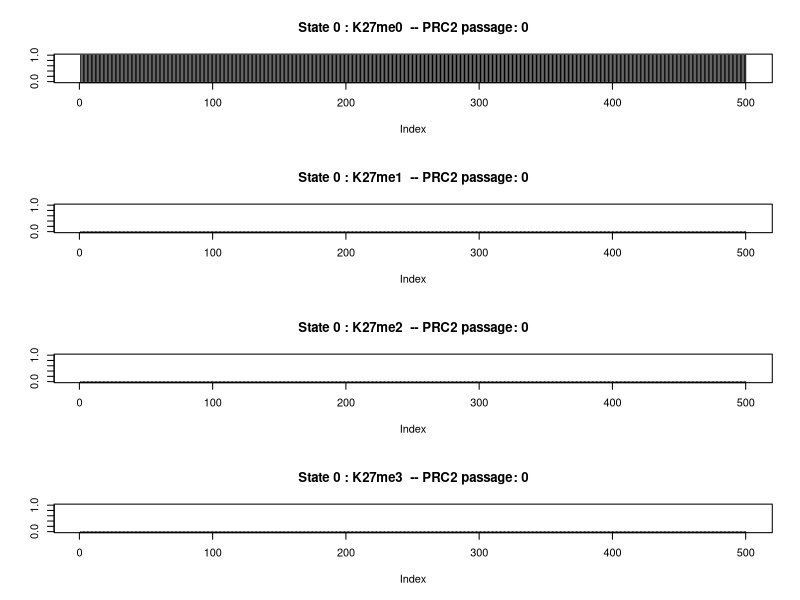
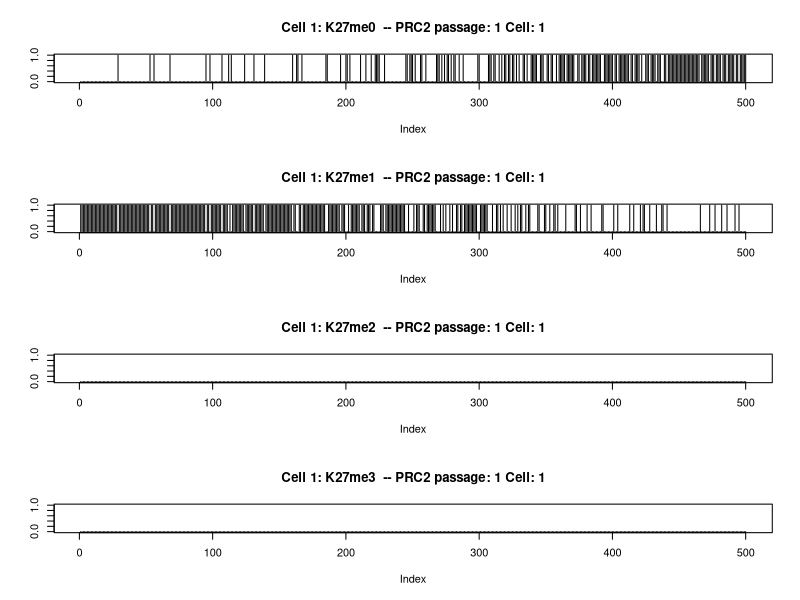
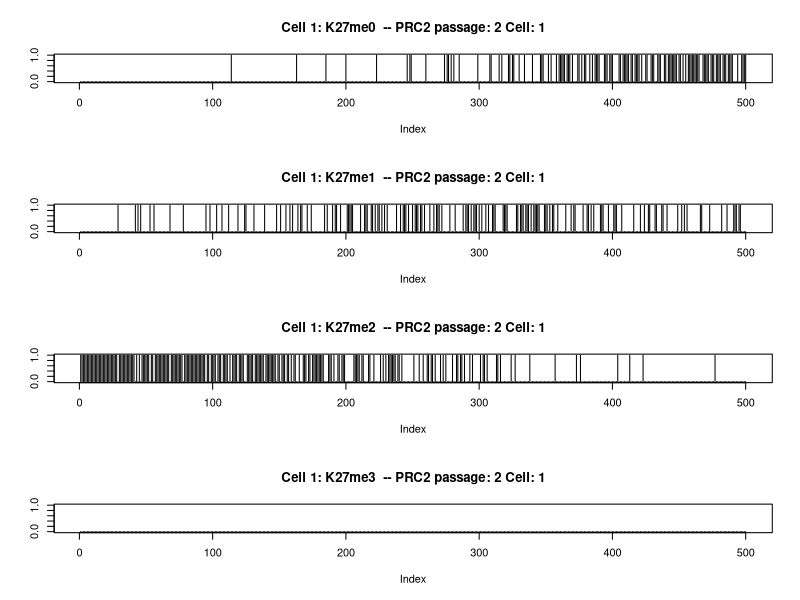
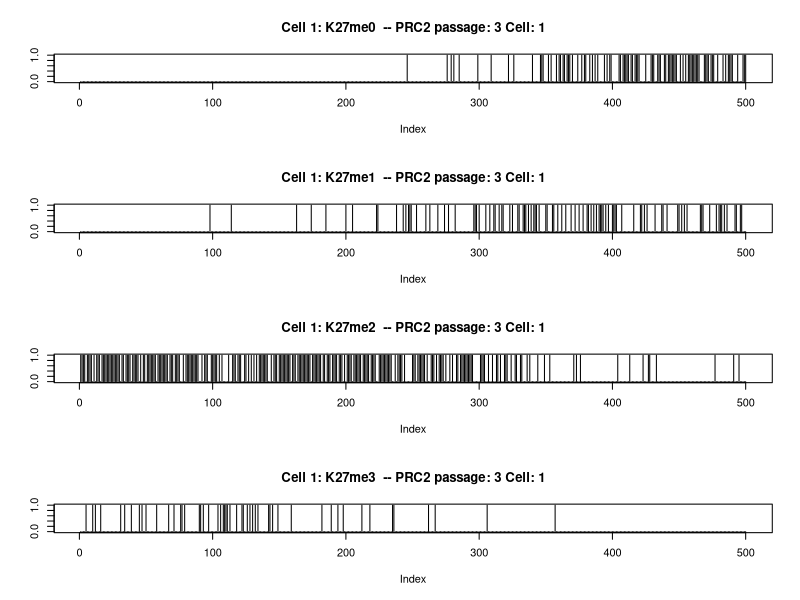
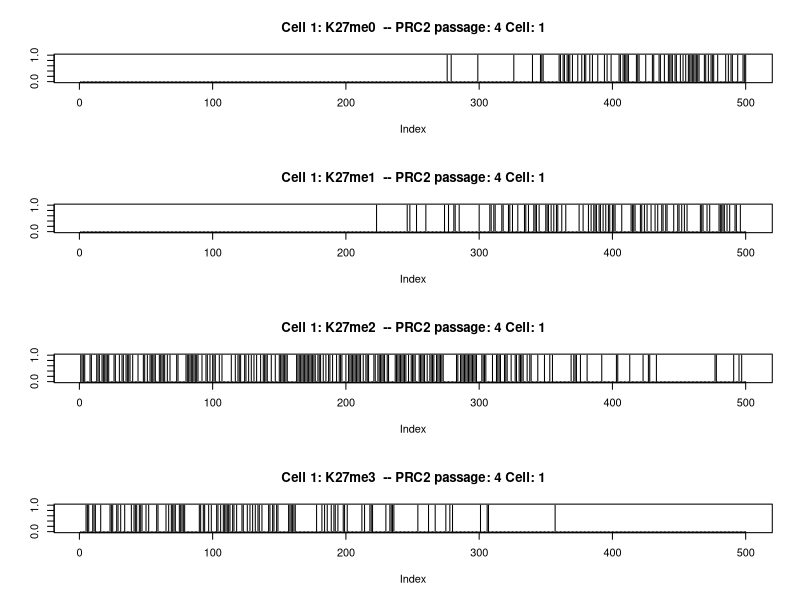
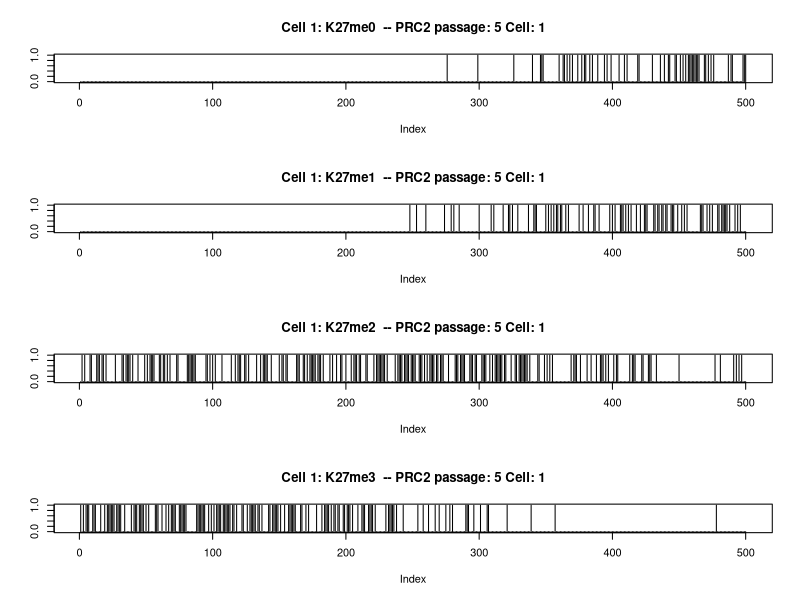
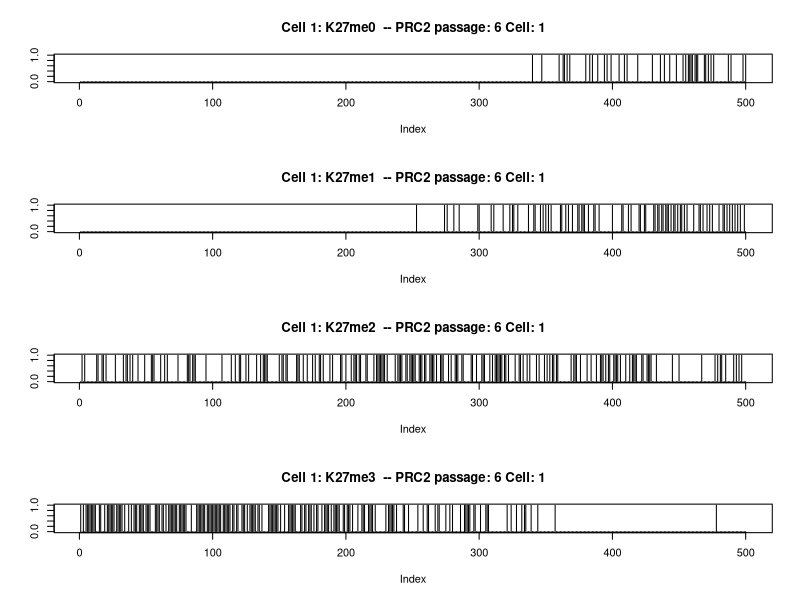
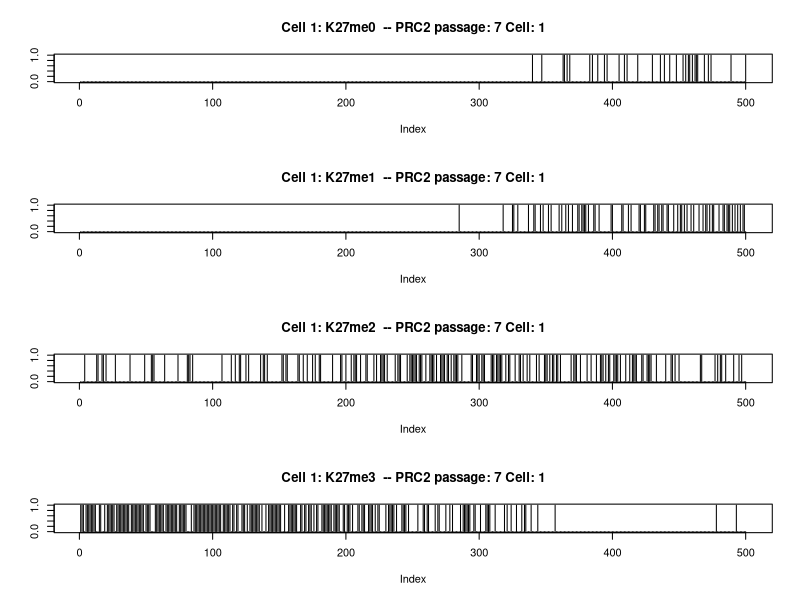

These figures' R source, in order:
setwd("~/Desktop/Histone_Mark_Simulation/Images/new/")
options(scipen=999)
mysamp <- function(n, m, s, lwr, upr, nnorm) {
  samp <- rnorm(nnorm, m, s)
  samp <- samp[samp >= lwr & samp <= upr]
  if (length(samp) >= n) {
    return(sample(samp, n))
  }  
  stop(simpleError("Not enough values to sample from. Try increasing nnorm."))
}

nnuc=500
### prc2 initiation
prc2=0
mitosis=20
mitosis0=mitosis
burden12=0.00
burden23=0.55
# population initiation
finalz<-data.frame(integer(nnuc),integer(nnuc),integer(nnuc),integer(nnuc),integer(nnuc))
colnames(finalz)<-c("N","me0","me1","me2","me3")
for (n in 1:nnuc)
{
  finalz$N[n]=n
  finalz$me0[n]=0
  finalz$me1[n]=0
  finalz$me2[n]=0
  finalz$me3[n]=0
}


passages<- data.frame(matrix(nrow = nnuc,ncol = (3*mitosis)))
passcolnames<-c()
#passcolnames<-c("N")
for (i in 1:mitosis){
  #  passcolnames<-c(passcolnames,paste(i,"me0",sep="_"))
  passcolnames<-c(passcolnames,paste(i,"me1",sep="_"))
  passcolnames<-c(passcolnames,paste(i,"me2",sep="_"))
  passcolnames<-c(passcolnames,paste(i,"me3",sep="_"))
}
colnames(passages)<-passcolnames
for (n in 1:nnuc)
{
  #   passages$N[n]=n
  passages[n,]=0
}

initial_cell_count=1
final_cell_count=initial_cell_count

for (cell in 1:initial_cell_count)  {
  #  set.seed(cell)
  ### Creating Naked Chromatin
  chromatin<-data.frame(integer(nnuc),integer(nnuc),integer(nnuc),integer(nnuc),integer(nnuc),integer(nnuc))
  colnames(chromatin)<-c("N","S","me0","me1","me2","me3")
  
  
  for (n in 1:nnuc)
  {
    chromatin$N[n]=n
    chromatin$S[n]=0
    chromatin$me0[n]=1
    chromatin$me1[n]=0
    chromatin$me2[n]=0
    chromatin$me3[n]=0
  }
  if (cell ==1)
  {
    #png(paste("~/Desktop/Histone_Mark_Simulation/Images/000-3marks-average.png",sep=""),width = 800,height = 600)
    
    par(mfrow=c(4,1))
    plot(chromatin$me0,type = "h", ylim = c(0,1), main = paste("State 0 : K27me0","  -- PRC2 passage: ",prc2,sep=""),ylab="")
    plot(chromatin$me1,type = "h", ylim = c(0,1), main = paste("State 0 : K27me1","  -- PRC2 passage: ",prc2,sep=""),ylab="")
    plot(chromatin$me2,type = "h", ylim = c(0,1), main = paste("State 0 : K27me2","  -- PRC2 passage: ",prc2,sep=""),ylab="")
    plot(chromatin$me3,type = "h", ylim = c(0,1), main = paste("State 0 : K27me3","  -- PRC2 passage: ",prc2,sep=""),ylab="")
    #dev.off()
  }
  
  padd0=c()
  padd1=c()
  padd2=c()
  padd3=c()
  
  #    mitosis=mitosis0-(round(runif(n=1,min=0,max=(mitosis0-10)),digits = 0))
  mitosis=mitosis0 
  print(mitosis)  
  
  ### Runs of PRC2
  for (prc2 in 1:mitosis) {
    ### Depositing marks
    for (n in 1:nnuc)
    {
      
      padd1[n]=mysamp(n=1, m=0.69, s=0.1, lwr=0, upr=1, nnorm=100)
      padd2[n]=mysamp(n=1, m=0.01, s=0.1, lwr=0, upr=1, nnorm=100)
      padd3[n]=mysamp(n=1, m=0.00, s=0.1, lwr=0, upr=1, nnorm=100)
      padd0[n]=1-(sum(padd1[n],padd2[n],padd3[n]))
      
      
      # PRC2 halflife
      if (0.3-(n/nnuc) < 0 ){lower=0} else {lower=0.3-(n/nnuc)}
      if (1.3-(n/nnuc) > 1){upper=1} else {upper=1.3-(n/nnuc)}
      if (0.8-(n/nnuc) < 0){meaner=0} else {meaner=0.8-(n/nnuc)}
      
      chromatin$pE[n]=mysamp(n=1, m=meaner, s=0.05, lwr=lower, upr=upper, nnorm=100)
      
      chromatin$pDep0[n]=padd0[n]
      chromatin$pDep1[n]=padd1[n]*chromatin$pE[n]
      chromatin$pDep2[n]=padd2[n]*chromatin$pE[n]
      chromatin$pDep3[n]=padd3[n]*chromatin$pE[n]
      chromatin$pmax[n]=max(c(chromatin$pDep0[n],chromatin$pDep1[n],chromatin$pDep2[n],chromatin$pDep3[n]))
      #     print (paste ("Cell: ",cell," --- PRC2 passage: ",prc2))
      
      if (chromatin$S[n] == 0)
      {
        if(chromatin$pDep0[n] == chromatin$pmax[n])
        {
          chromatin$me0[n]=1
          chromatin$me1[n]=0
          chromatin$me2[n]=0
          chromatin$me3[n]=0
        } else if(chromatin$pDep1[n] == chromatin$pmax[n]) {
          chromatin$S[n]=1
          chromatin$me0[n]=0
          chromatin$me1[n]=1
          chromatin$me2[n]=0
          chromatin$me3[n]=0
        } else  if(chromatin$pDep2[n] == chromatin$pmax[n]) {
          chromatin$S[n]=2
          chromatin$me0[n]=0
          chromatin$me1[n]=0
          chromatin$me2[n]=1
          chromatin$me3[n]=0
        } else  if(chromatin$pDep3[n] == chromatin$pmax[n]) {
          chromatin$S[n]=3
          chromatin$me0[n]=0
          chromatin$me1[n]=0
          chromatin$me2[n]=0
          chromatin$me3[n]=1
        }
      } else if (chromatin$S[n] == 1)  {
        if(chromatin$pDep0[n] == chromatin$pmax[n])
        {
          chromatin$S[n]=1
          chromatin$me0[n]=0
          chromatin$me1[n]=1
          chromatin$me2[n]=0
          chromatin$me3[n]=0
        } else if(chromatin$pDep1[n] == chromatin$pmax[n] & rnorm(1,mean=0.5,sd=0.1) > burden12) {
          chromatin$S[n]=2
          chromatin$me0[n]=0
          chromatin$me1[n]=0
          chromatin$me2[n]=1
          chromatin$me3[n]=0
        } else  if(chromatin$pDep2[n] == chromatin$pmax[n]) {
          chromatin$S[n]=3
          chromatin$me0[n]=0
          chromatin$me1[n]=0
          chromatin$me2[n]=0
          chromatin$me3[n]=1
        } 
      } else if (chromatin$S[n] == 2)  {
        if(chromatin$pDep0[n] == chromatin$pmax[n])
        {
          chromatin$S[n]=2
          chromatin$me0[n]=0
          chromatin$me1[n]=0
          chromatin$me2[n]=1
          chromatin$me3[n]=0
        } else if(chromatin$pDep1[n] == chromatin$pmax[n]  & rnorm(1,mean=0.5,sd=0.1) > burden23)  {
          chromatin$S[n]=3
          chromatin$me0[n]=0
          chromatin$me1[n]=0
          chromatin$me2[n]=0
          chromatin$me3[n]=1
        }
      }
    }
    
    
    
    #prc2=(prc2)+1
    #print (prc2)
    
    if (cell ==1 && prc2>0){
      #png(paste("~/Desktop/Histone_Mark_Simulation/Images/",prc2,"-3marks-average.png",sep=""),width = 800,height = 600)
      
      par(mfrow=c(4,1))
      plot(chromatin$me0,type = "h", ylim = c(0,1), main = paste("Cell 1: K27me0","  -- PRC2 passage: ",prc2," Cell: ",cell,sep=""),ylab="")
      plot(chromatin$me1,type = "h", ylim = c(0,1), main = paste("Cell 1: K27me1","  -- PRC2 passage: ",prc2," Cell: ",cell,sep=""),ylab="")
      plot(chromatin$me2,type = "h", ylim = c(0,1), main = paste("Cell 1: K27me2","  -- PRC2 passage: ",prc2," Cell: ",cell,sep=""),ylab="")
      plot(chromatin$me3,type = "h", ylim = c(0,1), main = paste("Cell 1: K27me3","  -- PRC2 passage: ",prc2," Cell: ",cell,sep=""),ylab="")
      #dev.off()
    }
    
    
    colnumber=(prc2-1)*3
    #      passages[,colnumber]=passages[,colnumber]+chromatin$me0
    passages[,(colnumber+1)]=passages[,(colnumber+1)]+chromatin$me1
    passages[,(colnumber+2)]=passages[,(colnumber+2)]+chromatin$me2
    passages[,(colnumber+3)]=passages[,(colnumber+3)]+chromatin$me3      
    
    
    
    
  }
  
  
  finalz$me0<-finalz$me0+chromatin$me0
  finalz$me1<-finalz$me1+chromatin$me1
  finalz$me2<-finalz$me2+chromatin$me2
  finalz$me3<-finalz$me3+chromatin$me3
  print ("iteration")
  print (cell)
  #print ("chromatin3")
  #print(chromatin$me3)
  
  
  # Mitosis  
  if (runif(n=1,min = 0,max = 100) > 0)
  {
    #Adding one to the number of final cell population
    final_cell_count=final_cell_count+1
    
    # Creating two empty daughter chromatins
    daughter1<-data.frame(integer(nnuc),integer(nnuc),integer(nnuc),integer(nnuc),integer(nnuc),integer(nnuc))
    colnames(daughter1)<-c("N","S","me0","me1","me2","me3")
    
    
    for (n in 1:nnuc)
    {
      daughter1$N[n]=n
      daughter1$S[n]=0
      daughter1$me0[n]=1
      daughter1$me1[n]=0
      daughter1$me2[n]=0
      daughter1$me3[n]=0
    }
    
    daughter2<-data.frame(integer(nnuc),integer(nnuc),integer(nnuc),integer(nnuc),integer(nnuc),integer(nnuc))
    colnames(daughter2)<-c("N","S","me0","me1","me2","me3")
    
    
    for (n in 1:nnuc)
    {
      daughter2$N[n]=n
      daughter2$S[n]=0
      daughter2$me0[n]=1
      daughter2$me1[n]=0
      daughter2$me2[n]=0
      daughter2$me3[n]=0
    }
    
    
    #randomly assigning marks from the mother chromatin to its daughter chromatins (likelihood of 50% on each nucleosome to be assigned to a different daughter chromatin)
    
    for (m in 1:nnuc){
      if (runif(n=1,min = 0,max = 100) > 50)
      {
        daughter1$S[m]=chromatin$S[m]
        daughter1$me0[m]=chromatin$me0[m]
        daughter1$me1[m]=chromatin$me1[m]
        daughter1$me2[m]=chromatin$me2[m]
        daughter1$me3[m]=chromatin$me3[m]
      }
      else {
        daughter2$S[m]=chromatin$S[m]
        daughter2$me0[m]=chromatin$me0[m]
        daughter2$me1[m]=chromatin$me1[m]
        daughter2$me2[m]=chromatin$me2[m]
        daughter2$me3[m]=chromatin$me3[m]
      }
    }
    
    
    
    # print daughter chromatins
    if (cell ==1 && prc2==mitosis0){
      #png(paste("~/Desktop/Histone_Mark_Simulation/Images/",prc2,"-3marks-average.png",sep=""),width = 800,height = 600)
      par(mfrow=c(4,1))
      plot(daughter1$me0,type = "h", ylim = c(0,1), main = paste("Original Daughter1 Cell 1: K27me0","  -- PRC2 passage: ",prc2," Cell: ",cell,sep=""),ylab="")
      plot(daughter1$me1,type = "h", ylim = c(0,1), main = paste("Original Daughter1 Cell 1: K27me1","  -- PRC2 passage: ",prc2," Cell: ",cell,sep=""),ylab="")
      plot(daughter1$me2,type = "h", ylim = c(0,1), main = paste("Original Daughter1 Cell 1: K27me2","  -- PRC2 passage: ",prc2," Cell: ",cell,sep=""),ylab="")
      plot(daughter1$me3,type = "h", ylim = c(0,1), main = paste("Original Daughter1 Cell 1: K27me3","  -- PRC2 passage: ",prc2," Cell: ",cell,sep=""),ylab="")
      
      plot(daughter2$me0,type = "h", ylim = c(0,1), main = paste("Original Daughter Cell 2: K27me0","  -- PRC2 passage: ",prc2," Cell: ",cell,sep=""),ylab="")
      plot(daughter2$me1,type = "h", ylim = c(0,1), main = paste("Original Daughter Cell 2: K27me1","  -- PRC2 passage: ",prc2," Cell: ",cell,sep=""),ylab="")
      plot(daughter2$me2,type = "h", ylim = c(0,1), main = paste("Original Daughter Cell 2: K27me2","  -- PRC2 passage: ",prc2," Cell: ",cell,sep=""),ylab="")
      plot(daughter2$me3,type = "h", ylim = c(0,1), main = paste("Original Daughter Cell 2: K27me3","  -- PRC2 passage: ",prc2," Cell: ",cell,sep=""),ylab="")
      
      
      #dev.off()
    }
    
    
    ####### Now putting daughter chromatins through another round of Lysine methylation  ################
    ################## Daughter 1 #######################
    ### Runs of PRC2
    for (prc2 in 1:mitosis) {
      ### Depositing marks on daughter1
      for (n in 1:nnuc)
      {
        
        padd1[n]=mysamp(n=1, m=0.69, s=0.1, lwr=0, upr=1, nnorm=100)
        padd2[n]=mysamp(n=1, m=0.01, s=0.1, lwr=0, upr=1, nnorm=100)
        padd3[n]=mysamp(n=1, m=0.00, s=0.1, lwr=0, upr=1, nnorm=100)
        padd0[n]=1-(sum(padd1[n],padd2[n],padd3[n]))
        
        
        # PRC2 halflife
        if (0.3-(n/nnuc) < 0 ){lower=0} else {lower=0.3-(n/nnuc)}
        if (1.3-(n/nnuc) > 1){upper=1} else {upper=1.3-(n/nnuc)}
        if (0.8-(n/nnuc) < 0){meaner=0} else {meaner=0.8-(n/nnuc)}
        
        daughter1$pE[n]=mysamp(n=1, m=meaner, s=0.05, lwr=lower, upr=upper, nnorm=100)
        
        daughter1$pDep0[n]=padd0[n]
        daughter1$pDep1[n]=padd1[n]*daughter1$pE[n]
        daughter1$pDep2[n]=padd2[n]*daughter1$pE[n]
        daughter1$pDep3[n]=padd3[n]*daughter1$pE[n]
        daughter1$pmax[n]=max(c(daughter1$pDep0[n],daughter1$pDep1[n],daughter1$pDep2[n],daughter1$pDep3[n]))
        #     print (paste ("Cell: ",cell," --- PRC2 passage: ",prc2))
        
        if (daughter1$S[n] == 0)
        {
          if(daughter1$pDep0[n] == daughter1$pmax[n])
          {
            daughter1$me0[n]=1
            daughter1$me1[n]=0
            daughter1$me2[n]=0
            daughter1$me3[n]=0
          } else if(daughter1$pDep1[n] == daughter1$pmax[n]) {
            daughter1$S[n]=1
            daughter1$me0[n]=0
            daughter1$me1[n]=1
            daughter1$me2[n]=0
            daughter1$me3[n]=0
          } else  if(daughter1$pDep2[n] == daughter1$pmax[n]) {
            daughter1$S[n]=2
            daughter1$me0[n]=0
            daughter1$me1[n]=0
            daughter1$me2[n]=1
            daughter1$me3[n]=0
          } else  if(daughter1$pDep3[n] == daughter1$pmax[n]) {
            daughter1$S[n]=3
            daughter1$me0[n]=0
            daughter1$me1[n]=0
            daughter1$me2[n]=0
            daughter1$me3[n]=1
          }
        } else if (daughter1$S[n] == 1)  {
          if(daughter1$pDep0[n] == daughter1$pmax[n])
          {
            daughter1$S[n]=1
            daughter1$me0[n]=0
            daughter1$me1[n]=1
            daughter1$me2[n]=0
            daughter1$me3[n]=0
          } else if(daughter1$pDep1[n] == daughter1$pmax[n] & rnorm(1,mean=0.5,sd=0.1) > burden12) {
            daughter1$S[n]=2
            daughter1$me0[n]=0
            daughter1$me1[n]=0
            daughter1$me2[n]=1
            daughter1$me3[n]=0
          } else  if(daughter1$pDep2[n] == daughter1$pmax[n]) {
            daughter1$S[n]=3
            daughter1$me0[n]=0
            daughter1$me1[n]=0
            daughter1$me2[n]=0
            daughter1$me3[n]=1
          } 
        } else if (daughter1$S[n] == 2)  {
          if(daughter1$pDep0[n] == daughter1$pmax[n])
          {
            daughter1$S[n]=2
            daughter1$me0[n]=0
            daughter1$me1[n]=0
            daughter1$me2[n]=1
            daughter1$me3[n]=0
          } else if(daughter1$pDep1[n] == daughter1$pmax[n]  & rnorm(1,mean=0.5,sd=0.1) > burden23)  {
            daughter1$S[n]=3
            daughter1$me0[n]=0
            daughter1$me1[n]=0
            daughter1$me2[n]=0
            daughter1$me3[n]=1
          }
        }
      }
      
      
      
      #prc2=(prc2)+1
      #print (prc2)
      
      if (cell ==1 && prc2>0){
        #png(paste("~/Desktop/Histone_Mark_Simulation/Images/",prc2,"-3marks-average.png",sep=""),width = 800,height = 600)
        
        par(mfrow=c(4,1))
        plot(daughter1$me0,type = "h", ylim = c(0,1), main = paste("Daughter1 Cell 1: K27me0","  -- PRC2 passage: ",prc2," Cell: ",cell,sep=""),ylab="")
        plot(daughter1$me1,type = "h", ylim = c(0,1), main = paste("Daughter1 Cell 1: K27me1","  -- PRC2 passage: ",prc2," Cell: ",cell,sep=""),ylab="")
        plot(daughter1$me2,type = "h", ylim = c(0,1), main = paste("Daughter1 Cell 1: K27me2","  -- PRC2 passage: ",prc2," Cell: ",cell,sep=""),ylab="")
        plot(daughter1$me3,type = "h", ylim = c(0,1), main = paste("Daughter1 Cell 1: K27me3","  -- PRC2 passage: ",prc2," Cell: ",cell,sep=""),ylab="")
        #dev.off()
      }
      
      
      colnumber=(prc2-1)*3
      #passages[,colnumber]=passages[,colnumber]+daughter1$me0
      passages[,(colnumber+1)]=passages[,(colnumber+1)]+daughter1$me1
      passages[,(colnumber+2)]=passages[,(colnumber+2)]+daughter1$me2
      passages[,(colnumber+3)]=passages[,(colnumber+3)]+daughter1$me3      
      
      
      
      
    }
    ################## Daughter 2 #######################
    
    ### Runs of PRC2
    for (prc2 in 1:mitosis) {
      ### Depositing marks on daughter 2
      for (n in 1:nnuc)
      {
        
        padd1[n]=mysamp(n=1, m=0.69, s=0.1, lwr=0, upr=1, nnorm=100)
        padd2[n]=mysamp(n=1, m=0.01, s=0.1, lwr=0, upr=1, nnorm=100)
        padd3[n]=mysamp(n=1, m=0.00, s=0.1, lwr=0, upr=1, nnorm=100)
        padd0[n]=1-(sum(padd1[n],padd2[n],padd3[n]))
        
        
        # PRC2 halflife
        if (0.3-(n/nnuc) < 0 ){lower=0} else {lower=0.3-(n/nnuc)}
        if (1.3-(n/nnuc) > 1){upper=1} else {upper=1.3-(n/nnuc)}
        if (0.8-(n/nnuc) < 0){meaner=0} else {meaner=0.8-(n/nnuc)}
        
        daughter2$pE[n]=mysamp(n=1, m=meaner, s=0.05, lwr=lower, upr=upper, nnorm=100)
        
        daughter2$pDep0[n]=padd0[n]
        daughter2$pDep1[n]=padd1[n]*daughter2$pE[n]
        daughter2$pDep2[n]=padd2[n]*daughter2$pE[n]
        daughter2$pDep3[n]=padd3[n]*daughter2$pE[n]
        daughter2$pmax[n]=max(c(daughter2$pDep0[n],daughter2$pDep1[n],daughter2$pDep2[n],daughter2$pDep3[n]))
        #     print (paste ("Cell: ",cell," --- PRC2 passage: ",prc2))
        
        if (daughter2$S[n] == 0)
        {
          if(daughter2$pDep0[n] == daughter2$pmax[n])
          {
            daughter2$me0[n]=1
            daughter2$me1[n]=0
            daughter2$me2[n]=0
            daughter2$me3[n]=0
          } else if(daughter2$pDep1[n] == daughter2$pmax[n]) {
            daughter2$S[n]=1
            daughter2$me0[n]=0
            daughter2$me1[n]=1
            daughter2$me2[n]=0
            daughter2$me3[n]=0
          } else  if(daughter2$pDep2[n] == daughter2$pmax[n]) {
            daughter2$S[n]=2
            daughter2$me0[n]=0
            daughter2$me1[n]=0
            daughter2$me2[n]=1
            daughter2$me3[n]=0
          } else  if(daughter2$pDep3[n] == daughter2$pmax[n]) {
            daughter2$S[n]=3
            daughter2$me0[n]=0
            daughter2$me1[n]=0
            daughter2$me2[n]=0
            daughter2$me3[n]=1
          }
        } else if (daughter2$S[n] == 1)  {
          if(daughter2$pDep0[n] == daughter2$pmax[n])
          {
            daughter2$S[n]=1
            daughter2$me0[n]=0
            daughter2$me1[n]=1
            daughter2$me2[n]=0
            daughter2$me3[n]=0
          } else if(daughter2$pDep1[n] == daughter2$pmax[n] & rnorm(1,mean=0.5,sd=0.1) > burden12) {
            daughter2$S[n]=2
            daughter2$me0[n]=0
            daughter2$me1[n]=0
            daughter2$me2[n]=1
            daughter2$me3[n]=0
          } else  if(daughter2$pDep2[n] == daughter2$pmax[n]) {
            daughter2$S[n]=3
            daughter2$me0[n]=0
            daughter2$me1[n]=0
            daughter2$me2[n]=0
            daughter2$me3[n]=1
          } 
        } else if (daughter2$S[n] == 2)  {
          if(daughter2$pDep0[n] == daughter2$pmax[n])
          {
            daughter2$S[n]=2
            daughter2$me0[n]=0
            daughter2$me1[n]=0
            daughter2$me2[n]=1
            daughter2$me3[n]=0
          } else if(daughter2$pDep1[n] == daughter2$pmax[n]  & rnorm(1,mean=0.5,sd=0.1) > burden23)  {
            daughter2$S[n]=3
            daughter2$me0[n]=0
            daughter2$me1[n]=0
            daughter2$me2[n]=0
            daughter2$me3[n]=1
          }
        }
      }
      
      
      
      #prc2=(prc2)+1
      #print (prc2)
      
      if (cell ==1 && prc2>0){
        #png(paste("~/Desktop/Histone_Mark_Simulation/Images/",prc2,"-3marks-average.png",sep=""),width = 800,height = 600)
        
        par(mfrow=c(4,1))
        plot(daughter2$me0,type = "h", ylim = c(0,1), main = paste("Daughter2 Cell 1: K27me0","  -- PRC2 passage: ",prc2," Cell: ",cell,sep=""),ylab="")
        plot(daughter2$me1,type = "h", ylim = c(0,1), main = paste("Daughter2 Cell 1: K27me1","  -- PRC2 passage: ",prc2," Cell: ",cell,sep=""),ylab="")
        plot(daughter2$me2,type = "h", ylim = c(0,1), main = paste("Daughter2 Cell 1: K27me2","  -- PRC2 passage: ",prc2," Cell: ",cell,sep=""),ylab="")
        plot(daughter2$me3,type = "h", ylim = c(0,1), main = paste("Daughter2 Cell 1: K27me3","  -- PRC2 passage: ",prc2," Cell: ",cell,sep=""),ylab="")
        #dev.off()
      }
      
      
      colnumber=(prc2-1)*3
      #      passages[,colnumber]=passages[,colnumber]+daughter2$me0
      passages[,(colnumber+1)]=passages[,(colnumber+1)]+daughter2$me1
      passages[,(colnumber+2)]=passages[,(colnumber+2)]+daughter2$me2
      passages[,(colnumber+3)]=passages[,(colnumber+3)]+daughter2$me3      
      
      
      
      
    }    
    
    

    ####### End of putting daughter chromatins through another round of Lysine methylation  #############
    
    
  }
  
  
  
  
}




finalz$me0av<-finalz$me0/cell
finalz$me1av<-finalz$me1/cell
finalz$me2av<-finalz$me2/cell
finalz$me3av<-finalz$me3/cell




for (state in 0:(mitosis0-1))
{
  #png(paste("~/Desktop/Histone_Mark_Simulation/Images/Average_State-",state,"-3marks-average.png",sep=""),width = 800,height = 600)
  par(mfrow=c(3,1))
  
  plot((passages[,(3*state)+1]/final_cell_count),type = "h", ylim = c(0,1), main = paste("K27me1","  -- Average over : ",cell," Cells"," PRC2 passage: ",state,sep=""),ylab="")
  plot((passages[,(3*state)+2]/final_cell_count),type = "h", ylim = c(0,1), main = paste("K27me2","  -- Average over : ",cell," Cells"," PRC2 passage: ",state,sep=""),ylab="")
  plot((passages[,(3*state)+3]/final_cell_count),type = "h", ylim = c(0,1), main = paste("K27me3","  -- Average over : ",cell," Cells"," PRC2 passage: ",state,sep=""),ylab="")
  #dev.off()
  
}



for (state in (mitosis0-1):(mitosis0-1))
{
  #png(paste("~/Desktop/Histone_Mark_Simulation/Images/Average_State-",state,"-3marks-average.png",sep=""),width = 800,height = 600)
  par(mfrow=c(3,1))
  
  plot((passages[,(3*state)+1]/initial_cell_count),type = "h", ylim = c(0,1), main = paste("K27me1","  -- Average over : ",cell," Cells"," PRC2 passage: ",state,sep=""),ylab="")
  plot((passages[,(3*state)+2]/initial_cell_count),type = "h", ylim = c(0,1), main = paste("K27me2","  -- Average over : ",cell," Cells"," PRC2 passage: ",state,sep=""),ylab="")
  plot((passages[,(3*state)+3]/initial_cell_count),type = "h", ylim = c(0,1), main = paste("K27me3","  -- Average over : ",cell," Cells"," PRC2 passage: ",state,sep=""),ylab="")
  #dev.off()
  
}
